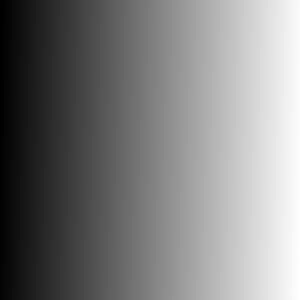
#> input picture Library/openCv/data/gradient.png, 300 x 300 px, found by its file name
$ python multipleFrameshowinone.py
#> lines starting #> are read from the running program, lines starting #| are printed output that depends on the picture; after the words box and inside, x2 and y2 are one past the last pixel; in counts of white or black regions, pixels touching at a corner belong together
import cv2 as cv
import matplotlib.pyplot as plt
import numpy as np
import sys

sys.path.append("/media/HDD1/Courses/Python/openCv/opencv/samples/data")
pathimg = sys.path

img = cv.imread(pathimg[7] + "/gradient.png", 0)
#> img: shape (300, 300); min 0, max 255, mean 126.3

_,th1 = cv.threshold(img, 127, 255, cv.THRESH_BINARY)
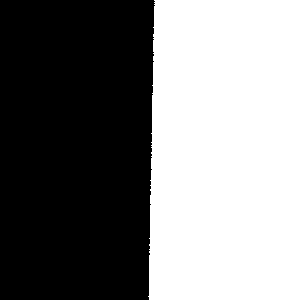
#> th1: shape (300, 300); 49.5% white; 1 white region, box (x1, y1, x2, y2) and area: (148, 0, 300, 300) 44573
_,th2 = cv.threshold(img, 127, 255, cv.THRESH_BINARY_INV)
_,th3 = cv.threshold(img, 127, 255, cv.THRESH_TRUNC)
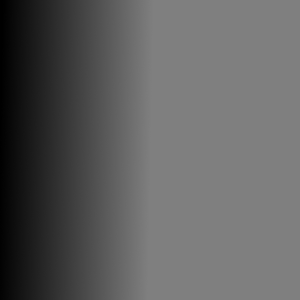
#> th3: shape (300, 300); min 0, max 127, mean 95.1

# [5 lines of commented-out code are left out]

total = ["image", "thresold 1", "thresold 2", "thresold 3"]
images = [img, th1, th2, th3]
print(len(total))
for i in range(len(total)):
    plt.subplot(2, 2, i+1), plt.imshow(images[i], "gray")
    plt.title(total[i])

plt.tight_layout()  # Add this line to adjust subplot spacing
plt.show()
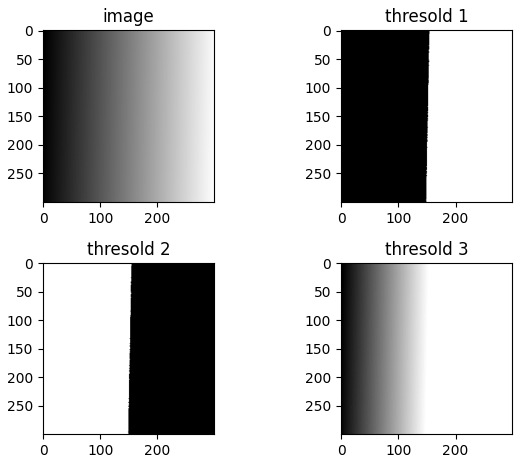
#> figure drawn by matplotlib, 4 panels
cv.waitKey(0)

$ run again, with Library/openCv/data/basketball1.png copied over Library/openCv/data/gradient.png
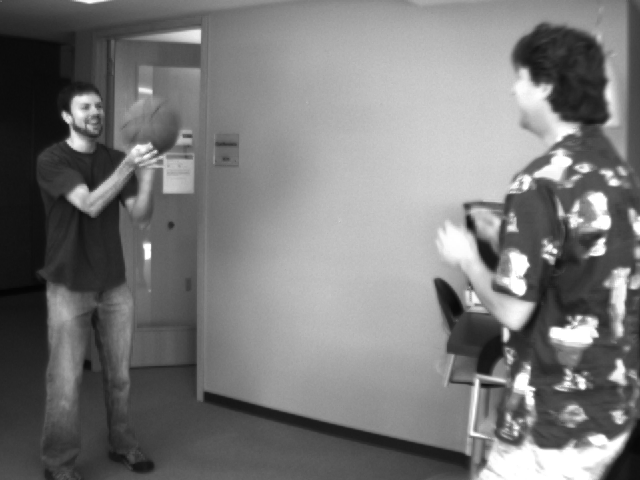
#> input picture Library/openCv/data/basketball1.png, 640 x 480 px, found by its file name
#> img is the input picture: shape (480, 640); min 4, max 255, mean 120.3
#> `_,th1 = cv.threshold(img, 127, 255, cv.THRESH_BINARY)`:
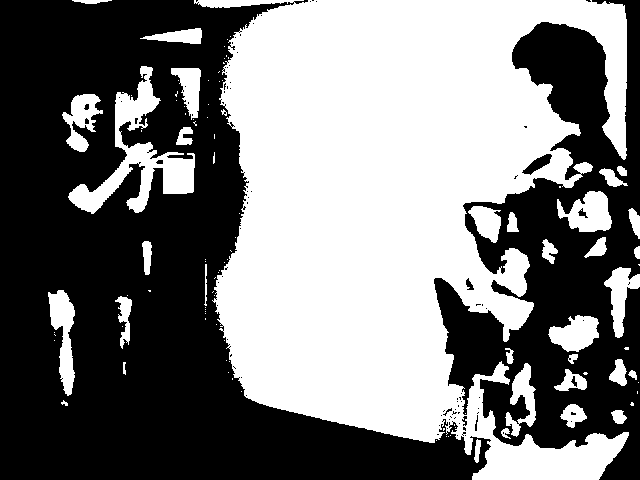
#> th1: shape (480, 640); 47.6% white; 104 white regions (69 under 20 px), largest, box (x1, y1, x2, y2) and area: (194, 0, 629, 480) 127311, (68, 66, 195, 214) 5217, (48, 290, 75, 396) 1502
#> `plt.show()`:
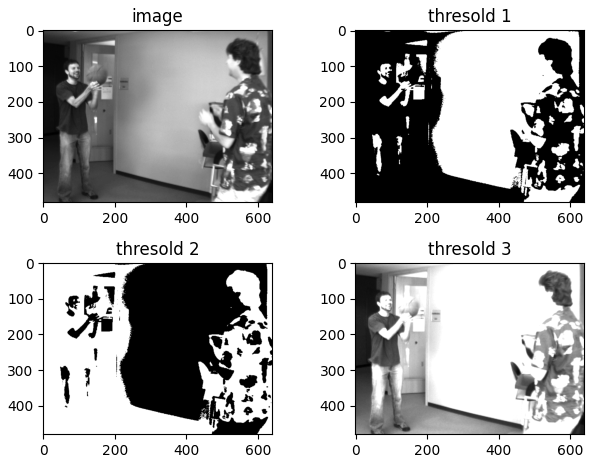
#> figure drawn by matplotlib, 4 panels
